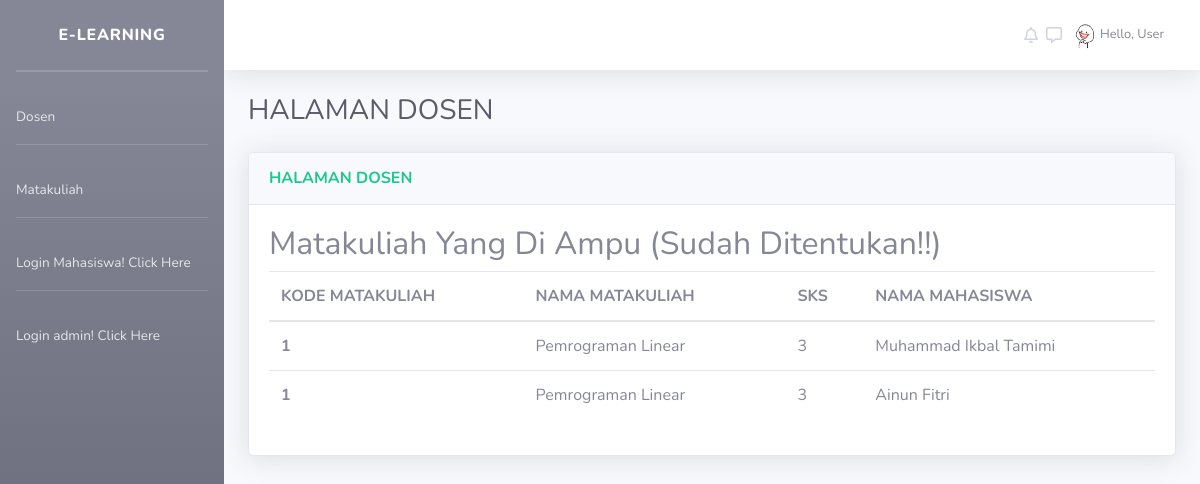
Screenshot of /dosen.php with the database file from the repository.
### tables this page shows
CREATE TABLE `tbl_matkul` (
  `Id_Matkul` int(11) NOT NULL,
  `Nama_Matkul` varchar(100) NOT NULL,
  `SKS` varchar(5) NOT NULL,
  `Ruang` varchar(50) NOT NULL,
  `NIP` varchar(50) NOT NULL
);

CREATE TABLE `tbl_mahasiswa` (
  `NIM` varchar(20) NOT NULL,
  `Nama` varchar(100) NOT NULL,
  `Alamat` text NOT NULL,
  `No_Telpon` varchar(12) NOT NULL,
  `Jurusan` varchar(100) NOT NULL,
  `Jenis_Kelamin` varchar(10) NOT NULL,
  `Pw` varchar(8) NOT NULL
);

### dosen.php (the view, shortened to what this page needs)
<?php
include_once('database.php');
$sql = 'SELECT * FROM tbl_matkul LEFT JOIN tbl_mahasiswa ON(tbl_mahasiswa.NIM = tbl_mahasiswa.NIM)';
$mat = mysqli_query($conn, $sql);
?>
<!DOCTYPE html>
<html lang="en">
<head>
    <link href="vendor/fontawesome-free/css/all.min.css" rel="stylesheet" type="text/css">
    <link href="css/sb-admin-2.min.css" rel="stylesheet">
</head>
<body id="page-top">
    <div id="wrapper">
        <ul class="navbar-nav bg-gradient-secondary sidebar sidebar-dark accordion" id="accordionSidebar">
            <a class="sidebar-brand d-flex align-items-center justify-content-center" href="home.php">
                <div class="sidebar-brand-text mx-3">E-Learning</sup></div>
            </a>
            <hr class="sidebar-divider my-0">
            <hr class="sidebar-divider">
            <li class="nav-item">
                <a class="nav-link" href="dosen.php">
                    <span>Dosen</span></a>
                </li>
                <hr class="sidebar-divider">
                <li class="nav-item">
                    <a class="nav-link" href="Matakuliah.php">
                        <span>Matakuliah</span></a>
                    </li>
                    <hr class="sidebar-divider">
                    <li class="nav-item">
                        <a class="nav-link" href="loginmahasiswa.php">
                            <span>Login Mahasiswa! Click Here</span></a>
                        </li>
                        <hr class="sidebar-divider">
                        <li class="nav-item">
                            <a class="nav-link" href="index.php">
                                <span>Login admin! Click Here</span></a>
                            </li>
                        </ul>
                    <div id="content-wrapper" class="d-flex flex-column">
                        <div id="content">
                            <nav class="navbar navbar-expand navbar-light bg-white topbar mb-4 static-top shadow">
                                <ul class="navbar-nav ml-auto">
                                    <li class="nav-item dropdown no-arrow">
                                        <a class="nav-link dropdown-toggle" href="#" id="userDropdown" role="button" data-toggle="dropdown" aria-haspopup="true" aria-expanded="false">
                                            <i class="mr-sm-2 far fa-bell"></i>
                                            <i class="far fa-comment-alt mr-sm-2"></i>
                                            <img src="img/user.jpeg" width="30" height="30" alt="">
                                            <span class="mr-2 d-none d-lg-inline text-gray-600 small">Hello, User</span>
                                        </a>
                                    </li>
                                </ul>
                            </nav>
                            <div class="container-fluid">
                                <div class="d-sm-flex align-items-center justify-content-between mb-4">
                                    <h1 class="h3 mb-0 text-gray-800">HALAMAN DOSEN</h1>
                                </div>
                                <div class="row">
                                    <div class="col-xl-12 col-lg-7">
                                        <div class="card shadow mb-4">
                                            <div class="card-header py-3 d-flex flex-row align-items-center justify-content-between">
                                                <h6 class="m-0 font-weight-bold text-success text-center">HALAMAN DOSEN</h6>
                                            </div>
                                            <div class="card-body">
                                                <h2>Matakuliah Yang Di Ampu (Sudah Ditentukan!!)</h2>
                                                <table class="table table-hover ">
                                                    <thead>
                                                        <tr>
                                                            <th scope="col">KODE MATAKULIAH</th>
                                                            <th scope="col">NAMA MATAKULIAH</th>
                                                            <th scope="col">SKS </th>
                                                            <th scope="col">NAMA MAHASISWA</th>
                                                        </tr>
                                                    </thead>
                                                    <tbody>
                                                        <?php
                                                        while ($data = mysqli_fetch_object($mat)) {
                                                            ?>
                                                            <tr>
                                                                <th><?= $data->Id_Matkul ?></th>
                                                                <td><?= $data->Nama_Matkul ?></td>
                                                                <td><?= $data->SKS ?></td>
                                                                <td><?= $data->Nama ?></td>
                                                            </tr>
                                                        <?php } ?>
                                                    </tbody>
                                                </table>
                                            </div>
                                        </div>
                                    </div>
                                </div>
                            </div>
                        </div>
                    </body>
                    </html>

### rows the page displays
tbl_matkul: Id_Matkul "1", Nama_Matkul "Pemrograman Linear", SKS "3", tbl_mahasiswa.Nama "Muhammad Ikbal Tamimi", tbl_mahasiswa.Nama "Ainun Fitri"
